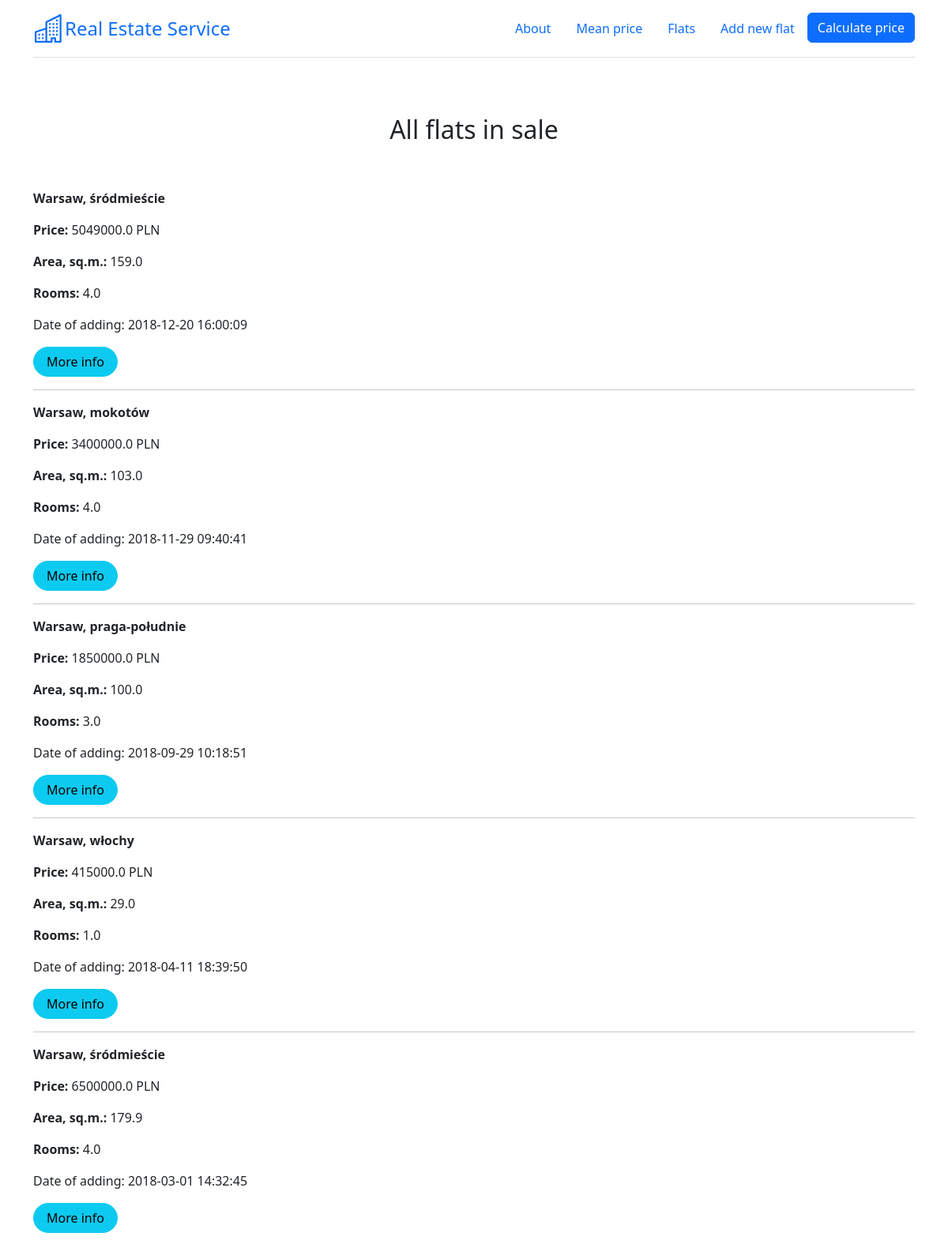
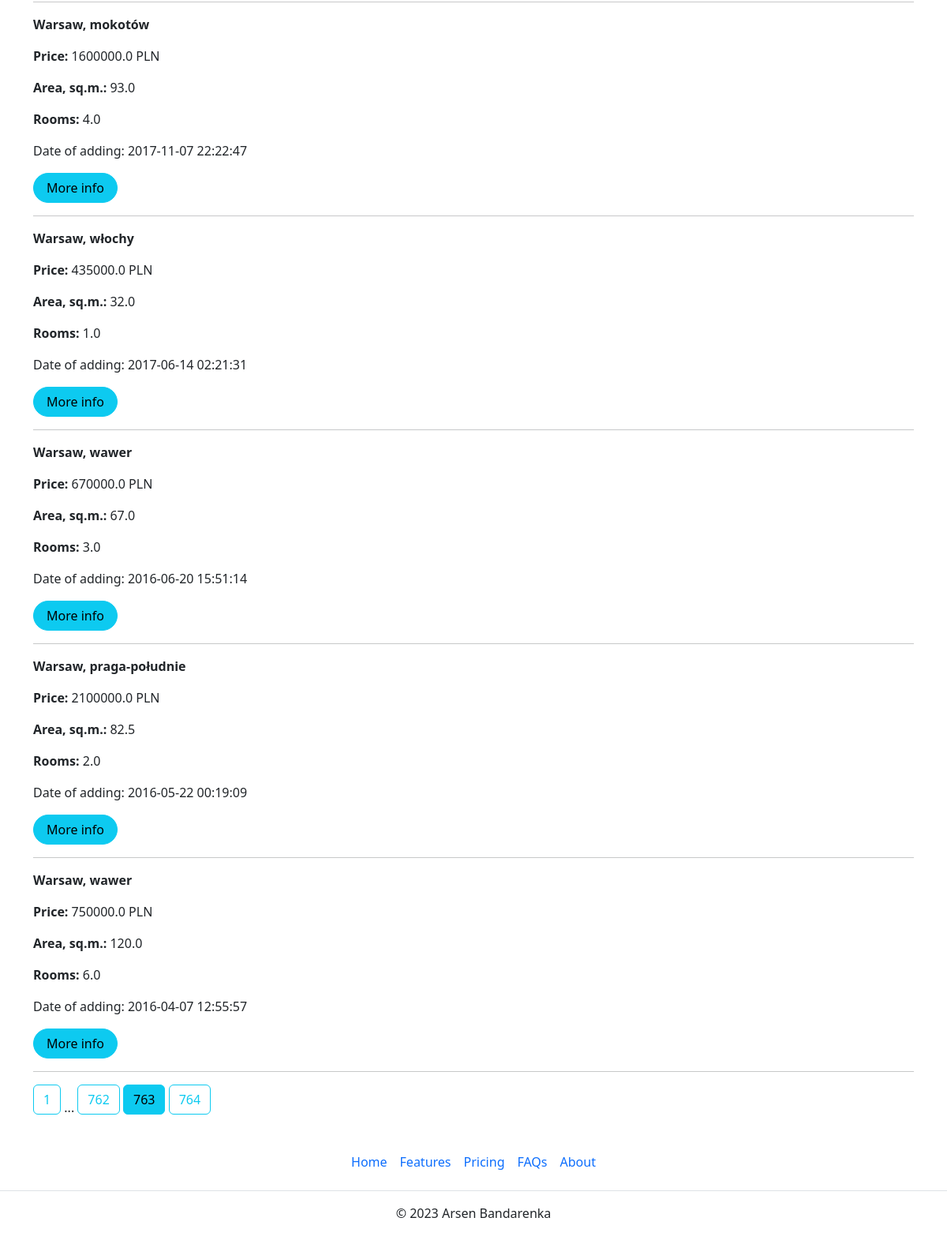
Page /flats?page=763 on the committed database (2 pictures, top to bottom).
### app.py (models this page shows)
class Flat(db.Model):
    __tablename__ = "flats_load"
    __table_args__ = {'extend_existing': True}
    id = db.Column(db.Integer, primary_key=True, unique=True)
    district = db.Column(db.Text)
    street = db.Column(db.Text)
    price = db.Column(db.Float)
    area = db.Column(db.Float)
    rooms = db.Column(db.Integer)
    renovation = db.Column(db.Integer)
    floor = db.Column(db.Integer)
    market = db.Column(db.Integer)
    elevator = db.Column(db.Integer)
    balcony = db.Column(db.Integer)
    terrace = db.Column(db.Integer)
    garden = db.Column(db.Integer)
    central_heating = db.Column(db.Integer)
    seller = db.Column(db.Integer)
    blok = db.Column(db.Integer)
    parking = db.Column(db.Integer)
    publication_date = db.Column(db.DateTime, default=datetime.datetime.now())

### app.py (the view)
@app.route('/flats')
def show_flats():
    page = request.args.get('page', 1, type=int)
    flats = db.paginate(db.select(Flat).order_by(Flat.publication_date.desc()), page=page, per_page=10)
    return render_template('gpt_page.html', flats=flats, floor_dict=floor_dict)

### templates/gpt_page.html (shortened to what this page needs)
{% extends 'base.html' %}
{% block text_center %}<h2>All flats in sale</h2>{% endblock %}
{% block body %}
{% for flat in flats.items %}
    <p><strong>Warsaw, {{flat.district}}</strong></p>
    <p><strong>Price: </strong> {{flat.price}} PLN</p>
    <p><strong>Area, sq.m.: </strong> {{flat.area}}</p>
    <p><strong>Rooms: </strong> {{flat.rooms}}</p>
    <p>Date of adding: {{flat.publication_date}}</p>
    <a href="/flats/{{ flat.id }}" class="btn btn-info rounded-pill px-3">More info</a>
    <hr>
{% endfor %}
{% for page_num in flats.iter_pages(left_edge=1, left_current=1, right_current=1, right_edge=1) %}
{% if page_num %}
    {% if flats.page == page_num %}
    <a class="btn btn-info mb-4" href="{{ url_for('show_flats', page=page_num) }}">{{ page_num }}</a>
    {% else %}
    <a class="btn btn-outline-info mb-4" href="{{ url_for('show_flats', page=page_num) }}">{{ page_num }}</a>
    {% endif %}
{% else %}
...
{% endif %}
{% endfor %}
{% endblock %}

### rows in the picture
Flat: district "mokotów", price "3400000.0", area "103.0", rooms "4.0", publication_date "2018-11-29 09:40:41"
Flat: district "praga-południe", price "1850000.0", area "100.0", rooms "3.0", publication_date "2018-09-29 10:18:51"
Flat: district "włochy", price "415000.0", area "29.0", rooms "1.0", publication_date "2018-04-11 18:39:50"
Flat: district "mokotów", price "1600000.0", area "93.0", rooms "4.0", publication_date "2017-11-07 22:22:47"
Flat: district "włochy", price "435000.0", area "32.0", rooms "1.0", publication_date "2017-06-14 02:21:31"
Flat: district "wawer", price "670000.0", area "67.0", rooms "3.0", publication_date "2016-06-20 15:51:14"
Flat: district "wawer", price "750000.0", area "120.0", rooms "6.0", publication_date "2016-04-07 12:55:57"

### other values in the picture
{{ flat.district }} "śródmieście" "śródmieście" "praga-południe"
{{ flat.price }} "5049000.0" "6500000.0" "2100000.0"
{{ flat.area }} "159.0" "179.9" "82.5"
{{ flat.rooms }} "4.0" "4.0" "2.0"
{{ flat.publication_date }} "2018-12-20 16:00:09" "2018-03-01 14:32:45" "2016-05-22 00:19:09"
{{ page_num }} "1" "762" "764"
{{ page_num }} "763"
